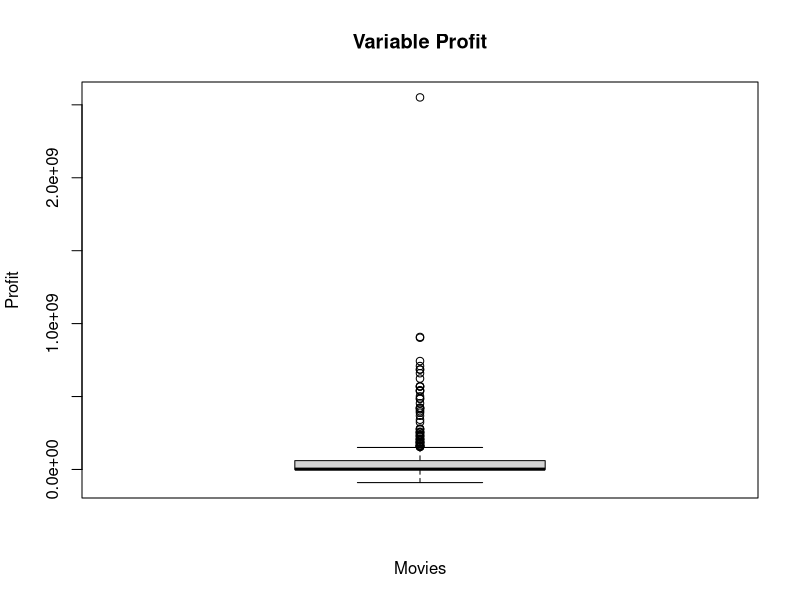
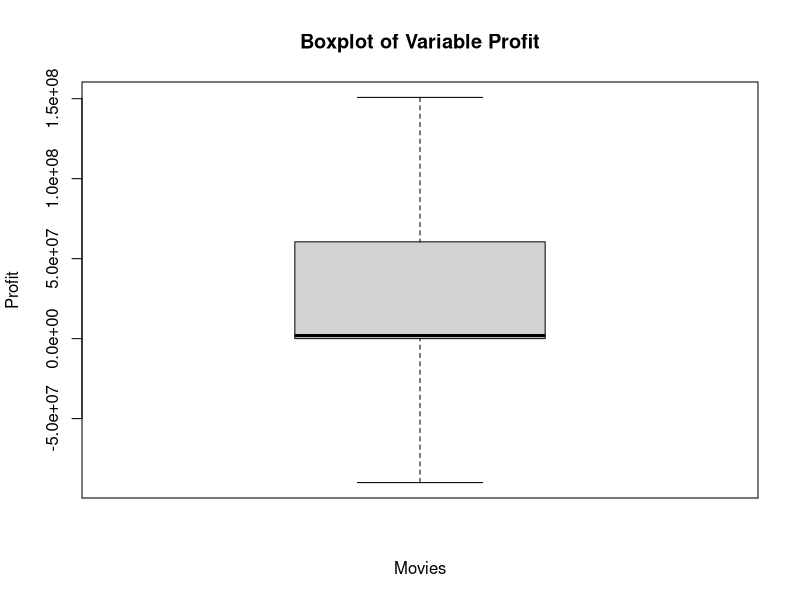
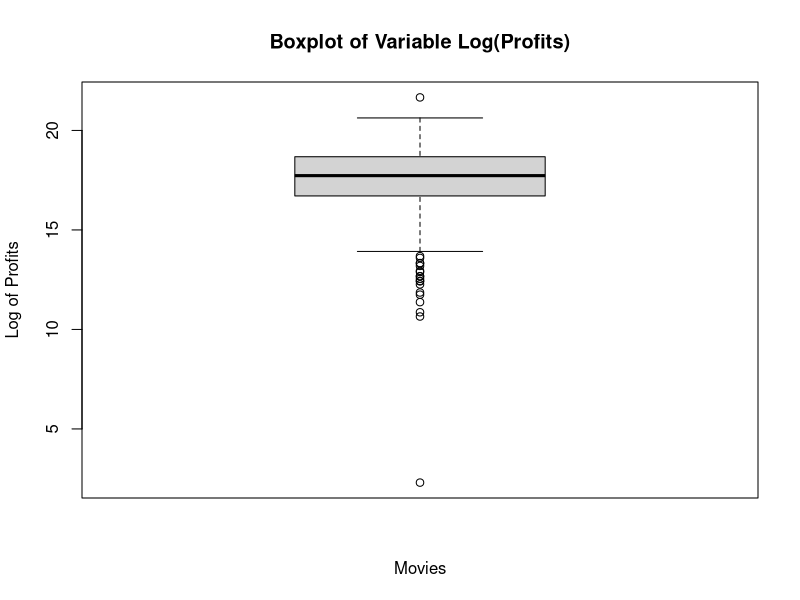
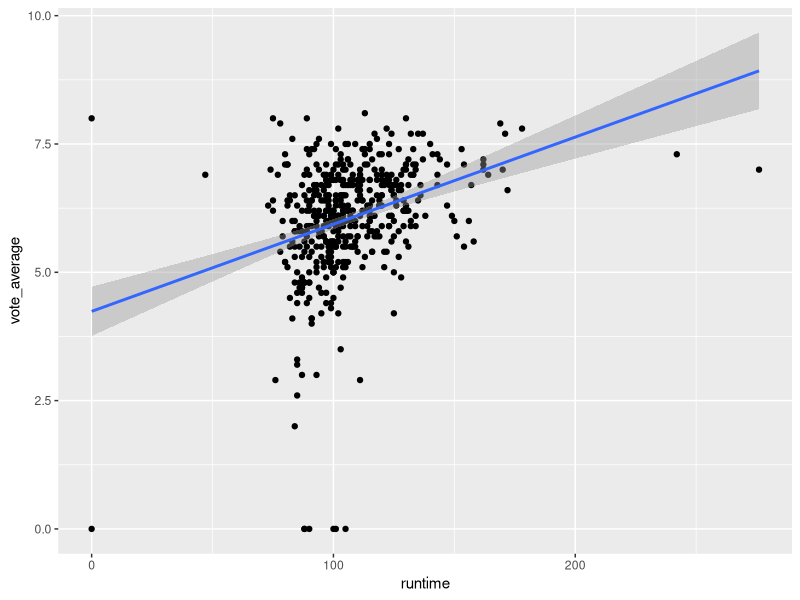
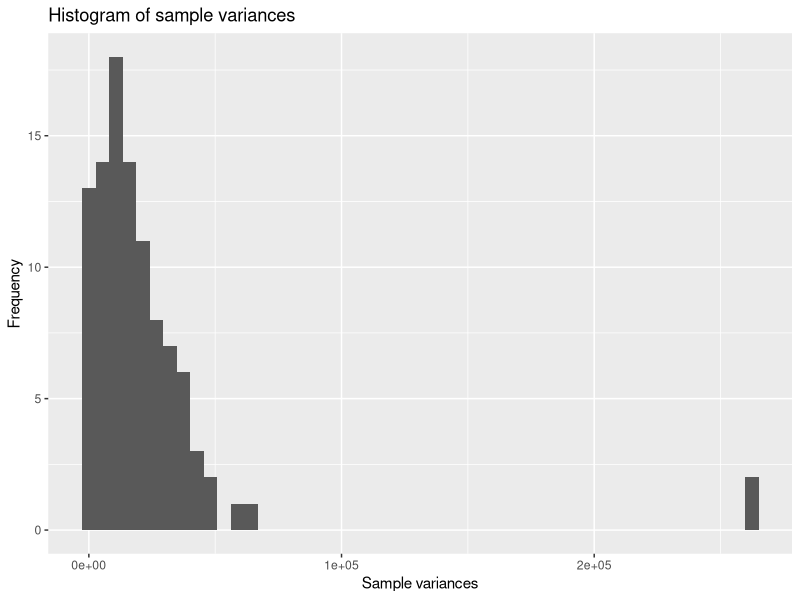
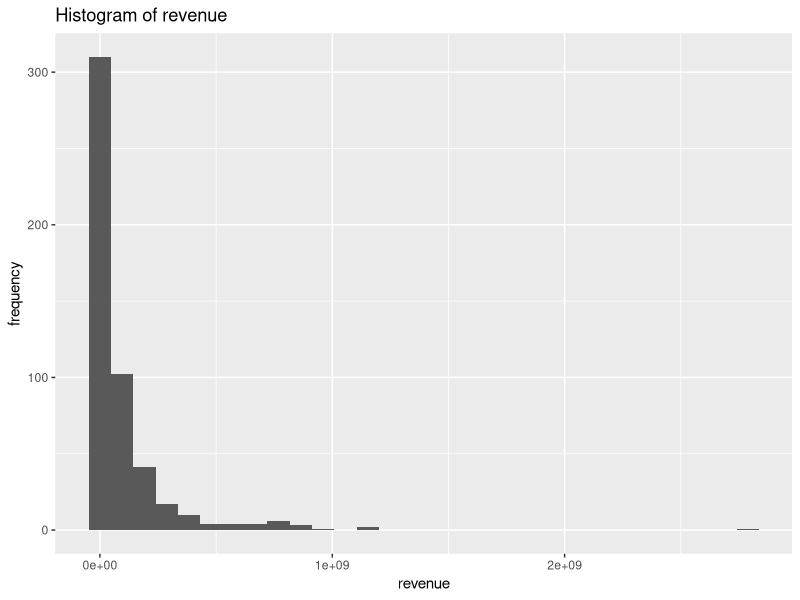
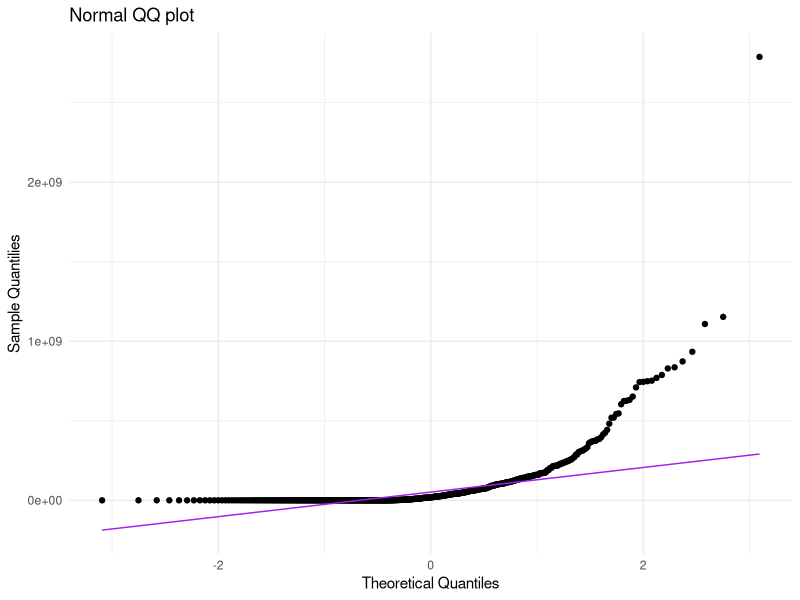
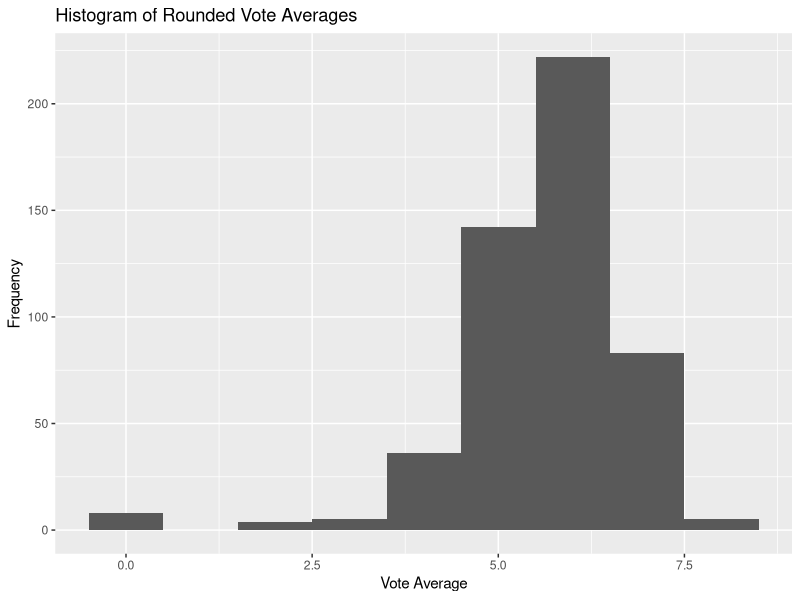

R code for these plots, in order:
## ---- chunk 1
knitr::opts_chunk$set(echo = TRUE)
## ---- chunk 2
movies <- read.table("movies1.tsv", header=TRUE)

head(movies)

ncol(movies)
nrow(movies)

## ---- chunk 3
#WRITE YOUR CODE HERE
str(movies)
## ---- chunk 4

library(tidyverse)

movies$profit = movies$revenue - movies$budget

movies %>%
  summarise(mean(profit),
            median(profit),
            min(profit),
            max(profit))

## ---- chunk 5

#WRITE YOUR CODE HERE
max_profit = max(movies$profit)
min_profit = min(movies$profit)

movies %>%
  filter(profit == max_profit) %>%
  select(title, profit)

movies %>%
  filter(profit == min_profit) %>%
  select(title, profit)

## ---- chunk 6

#WRITE YOUR CODE HERE
boxplot(movies$profit, 
        main="Variable Profit",
        ylab="Profit",
        xlab="Movies")

movies %>%
  summarise(Q1 = quantile(movies$profit, 0.25),
            Q2 = quantile(movies$profit, 0.50),
            Q3 = quantile(movies$profit, 0.75),
            Q4 = max(movies$profit))

boxplot(movies$profit,
        main='Boxplot of Variable Profit',
        ylab="Profit",
        xlab="Movies",
        outline = FALSE)
## ---- chunk 7
#WRITE YOUR CODE HERE

movies$log_profits = log(movies$profit)

movies %>%
  summarise(mean_profits = mean(movies$log_profits))

movies %>%
  summarise(mean_profits2 = mean(log_profits[is.finite(log_profits)], na.rm = TRUE))

## ---- chunk 8

#WRITE YOUR CODE HERE
movies$log_profits[movies$log_profits<=0]<- NA
movies$log_profits[is.nan(movies$log_profits)] <- NA

mean(movies$log_profits, na.rm = TRUE)

boxplot(movies$log_profits,
        main = "Boxplot of Variable Log(Profits)",
        xlab = "Movies",
        ylab = "Log of Profits")

## ---- chunk 9

#WRITE YOUR CODE HERE
ggplot(movies, aes(x=runtime, y=vote_average))+
  geom_point()+
  geom_smooth(method="lm", se=T)

## ---- chunk 10
#WRITE YOUR CODE HERE

head(movies$index, n = 10)
nrow(movies)
## ---- chunk 11
#WRITE YOUR CODE HERE
actor_counts <- sort(table(movies$first_actor), decreasing = TRUE)
head(actor_counts, 1)

## ---- chunk 12
#WRITE YOUR CODE HERE
movies %>% 
  filter(first_actor=="Bruce Willis") %>% 
  summarise(average_revenue_Bruce=mean(revenue, na.rm=T))

mean(movies$revenue)
## ---- chunk 13
#WRITE YOUR CODE HERE

movies$profit = movies$profit/1000000
variance = var(movies$profit)
## ---- chunk 14
#WRITE YOUR CODE HERE

set.seed(123)

movies_sample <- movies[sample(nrow(movies), 25), ]
variance_sample = var(movies_sample$profit)

## ---- chunk 15
#WRITE YOUR CODE HERE

library(dplyr)

set.seed(123)

sample_vars <- c()
for (i in 1:100) {
  sample_data <- sample(movies$profit, size = 25, replace = TRUE)
  sample_vars[i] <- var(sample_data)
}

print(sample_vars)

## ---- chunk 16
#WRITE YOUR CODE HERE
dfsample_vars = as.data.frame(sample_vars)

ggplot(dfsample_vars, aes(x = sample_vars)) +
  geom_histogram(bins = 50) +
  labs(title = "Histogram of sample variances", x = "Sample variances", y = "Frequency")

dfsample_vars %>%
  summarise(mean_sample = mean(sample_vars),
            sd_sample = sd(sample_vars))

library(e1071)

skewness_sample = skewness(sample_vars, na.rm=T)
kurtosis_sample = kurtosis(sample_vars, na.rm=T)
print(skewness_sample)
print(kurtosis_sample)

## ---- chunk 17
#WRITE YOUR CODE HERE

thriller_movies <- subset(movies, grepl("Thriller", genre, ignore.case = FALSE))

t_result = t.test(thriller_movies$runtime, conf.level = 0.99)
conf_interval = t_result$conf.int
print(conf_interval)
## ---- chunk 18
#WRITE YOUR CODE HERE

mean_runtime = mean(thriller_movies$runtime)
sd_runtime = sd(thriller_movies$runtime)
n = length(thriller_movies$runtime)

sd_population = sd_runtime

z = qnorm(0.995)
error = z*(sd_population/sqrt(n))
LOW = mean_runtime - error
UP = mean_runtime + error

print(c(LOW, UP))
## ---- chunk 19
#WRITE YOUR CODE HERE
s2 = var(movies$runtime, na.rm = TRUE)
n = sum(!is.na(movies$runtime))

# Hypothesized variance
sigma2 <- 500

# Test statistic
test_statistic <- (n - 1) * s2 / sigma2

# Print test statistic
cat("test statistic:", round(test_statistic, 2), "\n")

#critical value
alpha <- 0.05
lower <- qchisq(alpha / 2, df = n - 1)
upper <- qchisq(1 - alpha / 2, df = n - 1)

#print
cat("Critical values:\n")
cat("Lower:", round(lower, 2), "\n")
cat("Upper:", round(upper, 2), "\n")


#compare test statistic with the critical
if (test_statistic < lower || test_statistic > upper) {
  cat("Reject the null hypothesis.\n")
} else {
  cat("Do not reject the null hypothesis.\n")
}

## ---- chunk 20
#WRITE YOUR CODE HERE
ggplot(movies, aes(x = revenue))+
  geom_histogram()+
  labs(title = "Histogram of revenue",
       y = "frequency")

ggplot(movies, aes(sample = revenue)) +
  stat_qq() +
  stat_qq_line(color = "purple") +
  labs(title = "Normal QQ plot",
       x = "Theoretical Quantiles",
       y = "Sample Quantilies") +
  theme_minimal()

## ---- chunk 21
#WRITE YOUR CODE HERE
movies$vote_average_rounded <- floor(movies$vote_average)

ggplot(movies, aes(x = vote_average_rounded)) +
  geom_histogram(binwidth = 1) +
  labs(title = "Histogram of Rounded Vote Averages",
       x = "Vote Average",
       y = "Frequency") 

## ---- chunk 22
#WRITE YOUR CODE HERE
profit_movies <- movies %>%
  group_by(vote_average_rounded) %>%
  summarise(profit_mean = mean(profit, na.rm = TRUE))


ggplot(profit_movies, aes(x = vote_average_rounded, y = profit_mean)) +
  geom_point(size = 3) +
  geom_line() +
  labs(
    title = "Average Profit by Rounded Vote Average",
    x = "Rounded Vote Average",
    y = "Average Profit"
  ) 

## ---- chunk 23
#WRITE YOUR CODE HERE
profit_by_year <- movies %>%
  group_by(release_year) %>%
  summarise(
    profit_mean = mean(profit, na.rm = TRUE),
    sd = sd(profit, na.rm = TRUE),
    n = n(),
    se = sd / sqrt(n),
    lower = profit_mean - 1.96 * se,
    upper = profit_mean + 1.96 * se
  )

ggplot(profit_by_year, aes(x = release_year, y = profit_mean)) +
  geom_point(size = 2, color = "darkblue") +
  geom_errorbar(aes(ymin = lower, ymax = upper), width = 0.3, color = "darkblue") +
  labs(
    title = "Average Profit per Year (95% Confidence Interval)",
    x = "Release Year",
    y = "Average Profit"
  ) +
  theme_minimal()

## ---- chunk 24
#WRITE YOUR CODE HERE

## ---- chunk 25
#WRITE YOUR CODE HERE

## ---- chunk 26
#WRITE YOUR CODE HERE

## ---- chunk 27
#WRITE YOUR CODE HERE

## ---- chunk 28
#WRITE YOUR CODE HERE

## ---- chunk 29
#WRITE YOUR CODE HERE

## ---- chunk 30
#WRITE YOUR CODE HERE

## ---- chunk 31
#WRITE YOUR CODE HERE

## ---- chunk 32
#WRITE YOUR CODE HERE

## ---- chunk 33
#WRITE YOUR CODE HERE

## ---- chunk 34
#WRITE YOUR CODE HERE

## ---- chunk 35
#WRITE YOUR CODE HERE

## ---- chunk 36
#WRITE YOUR CODE HERE

## ---- chunk 37
#WRITE YOUR CODE HERE

## ---- chunk 38
#WRITE YOUR CODE HERE

## ---- chunk 39
#WRITE YOUR CODE HERE
